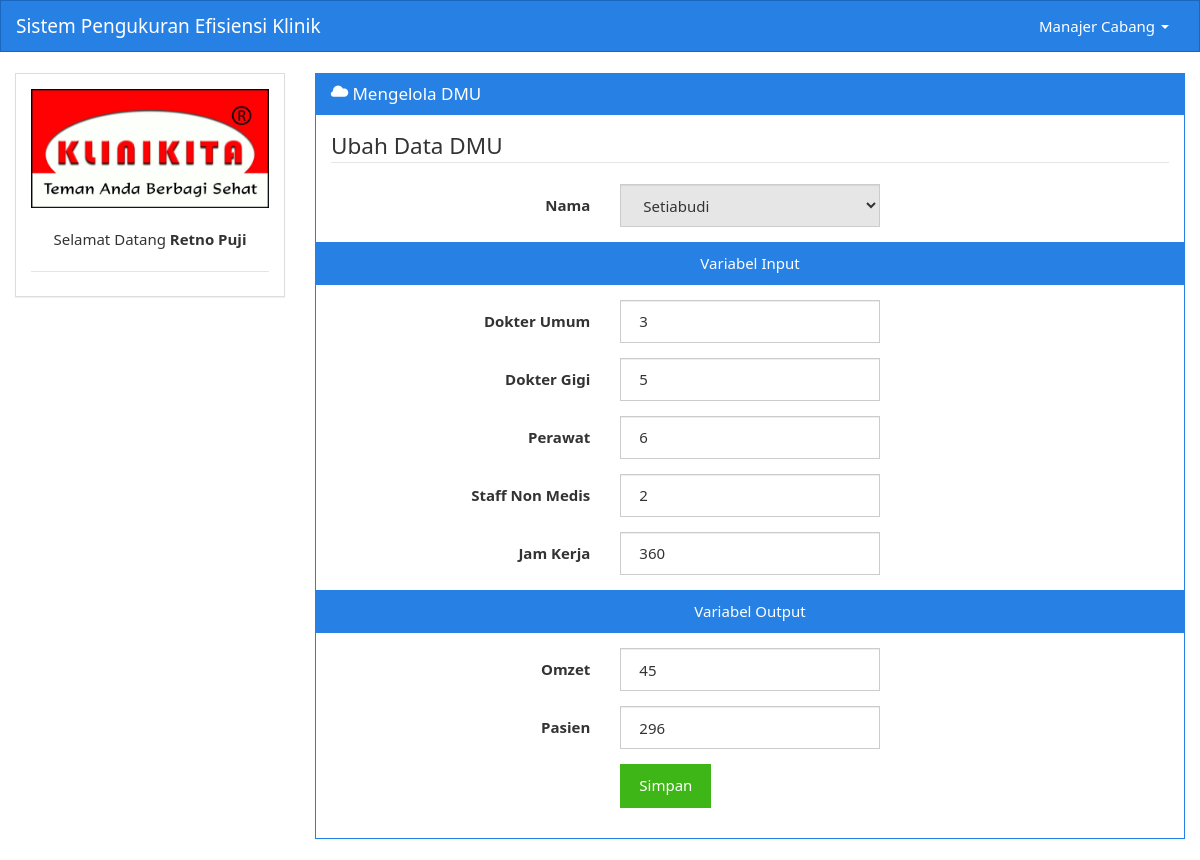
The app's page /ubah_dmu.php?id=1 (signed in) with its own data.
### tables this page shows
CREATE TABLE IF NOT EXISTS `tb_detail_dmu` (
`id_detail_dmu` int(11) NOT NULL,
  `id_klinik` int(11) NOT NULL,
  `id_variabel` int(11) NOT NULL,
  `nilai_variabel` int(11) NOT NULL
);

CREATE TABLE IF NOT EXISTS `tb_variabel` (
`id_variabel` int(11) NOT NULL,
  `nama_variabel` varchar(20) NOT NULL,
  `jenis_variabel` char(6) NOT NULL,
  `satuan` varchar(20) NOT NULL
);

### ubah_DMU.php (the view, shortened to what this page needs)
<?php
	include 'layout.php';
	$id = $_GET['id'];
?>
				<div class="col-sm-9">
					<div class="panel panel-primary">
						<div class="panel-heading">
							<h3 class="panel-title"><span class="glyphicon glyphicon-cloud"></span> Mengelola DMU</h3>
						</div>
						<div class="panel-body">
							<form class="form-horizontal" method="post" action="<?php echo "process/u_dmu.php?id=".$id.""; ?>">
								<fieldset>
								    <legend>Ubah Data DMU</legend>
								    <div class="form-group">
								      	<label class="col-sm-4 control-label">Nama</label>
								      	<div class="col-sm-4">
								        	<select name="id_klinik" class="form-control" required disabled>
								        		<?php
								        			$query = mysqli_query($conn, "SELECT k.cabang_klinik, d.id_klinik FROM tb_klinik AS k, tb_detail_dmu AS d WHERE k.id_klinik=d.id_klinik GROUP BY id_klinik");
								        			if (mysqli_num_rows($query) > 0) {
													    while($cabang = mysqli_fetch_assoc($query)) {
													    	$id_cabang = $cabang['id_klinik'];
													    	if ($id == $id_cabang) {
													    		echo '<option value="'.$id_cabang.'" selected>'.$cabang["cabang_klinik"].'</option>';
													    	} else {
													    		echo '<option value="'.$id_cabang.'">'.$cabang["cabang_klinik"].'</option>';
													    	}
													    }
													}
								        		?>
								        	</select>
								      	</div>
								    </div>
								    <?php
								    	$input = 0;
								    	$output = 0;
										$query = mysqli_query($conn, 'SELECT * FROM tb_variabel v, tb_detail_dmu d WHERE v.id_variabel=d.id_variabel AND d.id_klinik='.$id.' ORDER BY v.jenis_variabel ASC, v.id_variabel ASC');
										while($var = mysqli_fetch_assoc($query)){
											$name =	 str_replace(' ','_',$var['nama_variabel']);
											$satuan = $var['satuan'];
											$value = $var["nilai_variabel"];
											if (($var['jenis_variabel'] == 'Input') AND ($input == 0)) {
												echo '<div class="form-group"><span class="label label-primary center-block"><h5>Variabel Input</h5></span>
													</div>';
													$input = 1;
											} elseif (($var['jenis_variabel'] == 'Output') AND ($output == 0)) {
												echo '<div class="form-group"><span class="label label-primary center-block"><h5>Variabel Output</h5></span></div>';
													$output = 1;
											}
											echo '
												<div class="form-group">
												    <label class="col-sm-4 control-label">'.$var["nama_variabel"].'</label>
												    <div class="col-sm-4">
												        <input class="form-control" name="'.$name.'" type="number" min="0" placeholder="'.$satuan.'" value="'.$value.'" required>
												    </div>
												</div>
											';
										}
									?>
								    <div class="form-group">
								      	<div class="col-sm-6 col-sm-offset-4">
								        	<button type="submit" class="btn btn-success">Simpan</button>
								      	</div>
								    </div>
								</fieldset>
							</form>
						</div>
					</div>
				</div>
<?php include 'closing.php' ?>

### records on screen
tb_detail_dmu: shows "Variabel Input", id_variabel.nama_variabel "Dokter Umum", nilai_variabel "3"
tb_detail_dmu: id_variabel.nama_variabel "Dokter Gigi", nilai_variabel "5"
tb_detail_dmu: id_variabel.nama_variabel "Perawat", nilai_variabel "6"
tb_detail_dmu: id_variabel.nama_variabel "Staff Non Medis", nilai_variabel "2"
tb_detail_dmu: id_variabel.nama_variabel "Jam Kerja", nilai_variabel "360"
tb_detail_dmu: shows "Variabel Output", id_variabel.nama_variabel "Omzet", nilai_variabel "45"
tb_detail_dmu: id_variabel.nama_variabel "Pasien", nilai_variabel "296"

### other values on screen
$_SESSION['user'] "Manajer Cabang"
$_SESSION['nama'] "Retno Puji"
form field id_klinik "Setiabudi"
